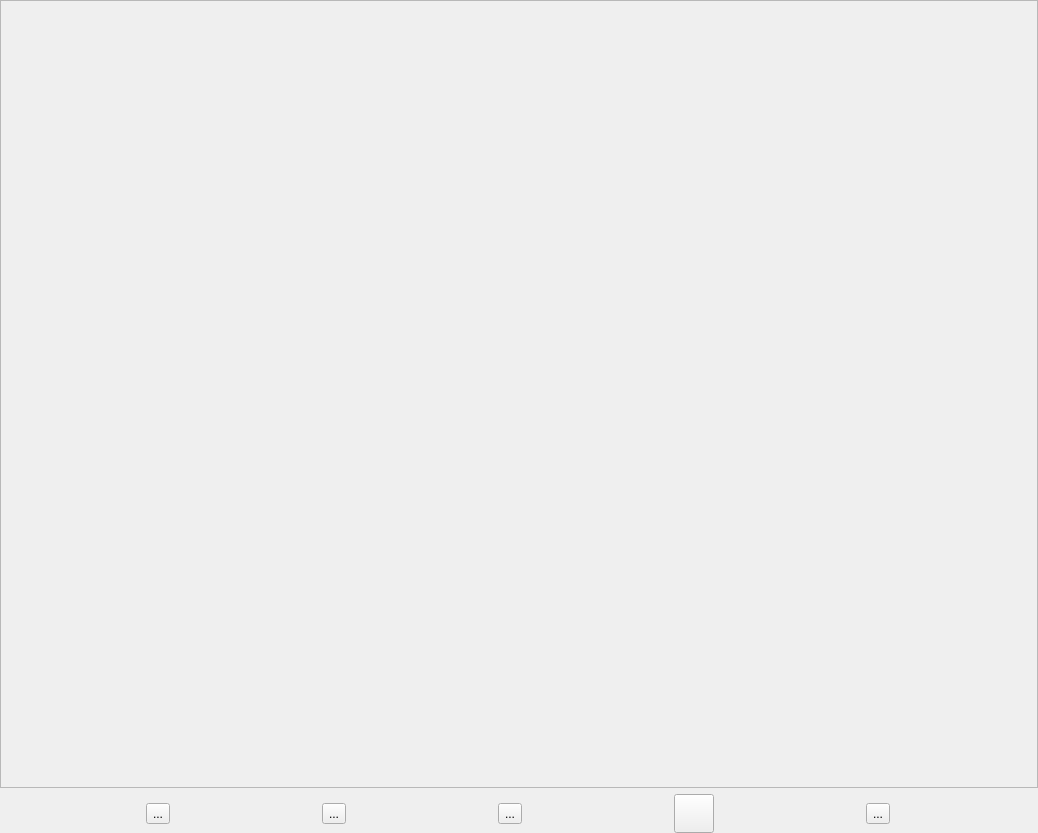
<?xml version="1.0" encoding="UTF-8"?>
<ui version="4.0">
 <class>Form</class>
 <widget class="QWidget" name="Form">
  <property name="geometry">
   <rect>
    <x>0</x>
    <y>0</y>
    <width>1038</width>
    <height>833</height>
   </rect>
  </property>
  <property name="windowTitle">
   <string>Form</string>
  </property>
  <layout class="QVBoxLayout" name="verticalLayout">
   <property name="margin">
    <number>0</number>
   </property>
   <item>
    <widget class="QScrollArea" name="featuresScroll">
     <property name="minimumSize">
      <size>
       <width>200</width>
       <height>0</height>
      </size>
     </property>
     <property name="toolTip">
      <string/>
     </property>
     <property name="widgetResizable">
      <bool>true</bool>
     </property>
     <widget class="QWidget" name="scrollAreaWidgetContents">
      <property name="geometry">
       <rect>
        <x>0</x>
        <y>0</y>
        <width>536</width>
        <height>787</height>
       </rect>
      </property>
      <layout class="QVBoxLayout" name="functionsList">
       <property name="spacing">
        <number>0</number>
       </property>
       <property name="margin">
        <number>0</number>
       </property>
      </layout>
     </widget>
    </widget>
   </item>
   <item>
    <layout class="QHBoxLayout" name="horizontalLayout">
     <item>
      <widget class="QToolButton" name="addFunctionButton">
       <property name="text">
        <string>...</string>
       </property>
       <property name="icon">
        <iconset>
         <normaloff>xicam/gui/icons_39.png</normaloff>xicam/gui/icons_39.png</iconset>
       </property>
       <property name="iconSize">
        <size>
         <width>32</width>
         <height>32</height>
        </size>
       </property>
      </widget>
     </item>
     <item>
      <widget class="QToolButton" name="moveUpButton">
       <property name="toolTip">
        <string extracomment="tip"/>
       </property>
       <property name="text">
        <string>...</string>
       </property>
       <property name="icon">
        <iconset>
         <normaloff>xicam/gui/icons_38.png</normaloff>xicam/gui/icons_38.png</iconset>
       </property>
       <property name="iconSize">
        <size>
         <width>32</width>
         <height>32</height>
        </size>
       </property>
      </widget>
     </item>
     <item>
      <widget class="QToolButton" name="moveDownButton">
       <property name="text">
        <string>...</string>
       </property>
       <property name="icon">
        <iconset>
         <normaloff>xicam/gui/icons_37.png</normaloff>xicam/gui/icons_37.png</iconset>
       </property>
       <property name="iconSize">
        <size>
         <width>32</width>
         <height>32</height>
        </size>
       </property>
      </widget>
     </item>
     <item>
      <widget class="QToolButton" name="fileButton">
       <property name="text">
        <string/>
       </property>
       <property name="icon">
        <iconset>
         <normaloff>xicam/gui/icons_55.png</normaloff>xicam/gui/icons_55.png</iconset>
       </property>
       <property name="iconSize">
        <size>
         <width>32</width>
         <height>32</height>
        </size>
       </property>
      </widget>
     </item>
     <item>
      <widget class="QToolButton" name="clearButton">
       <property name="toolTip">
        <string extracomment="Button"/>
       </property>
       <property name="text">
        <string>...</string>
       </property>
       <property name="icon">
        <iconset>
         <normaloff>xicam/gui/icons_36.png</normaloff>xicam/gui/icons_36.png</iconset>
       </property>
       <property name="iconSize">
        <size>
         <width>32</width>
         <height>32</height>
        </size>
       </property>
      </widget>
     </item>
    </layout>
   </item>
  </layout>
  <zorder>featuresScroll</zorder>
  <zorder></zorder>
 </widget>
 <resources/>
 <connections/>
</ui>
